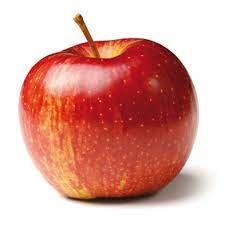
#> input picture pomme.jpg, 225 x 225 px
$ jupyter execute --allow-errors hog+mlp.ipynb   (older library calls are emulated)
#> lines starting #> are read from the running program, lines starting #| are printed output that depends on the picture
[cell 1]
#########IMPORT##########
import cv2
import numpy as np
import matplotlib.pyplot as plt
import time as t

from skimage.io import imread
from skimage.feature import hog
from skimage.transform import resize
import os

from sklearn import datasets
from sklearn.neural_network import MLPClassifier

from sklearn.datasets import fetch_openml
from sklearn.model_selection import train_test_split

#########CODE##############

# On récupère les images et leur label
start_time = t.time()
img = []
label = []
for root, __, files in os.walk('./fruits/'):
  path = root + '/'
  print(path)
  nom = path.replace('./fruits/','')
  nom = nom.replace("/", '')
  print(nom)
  for file in files:
    img.append( cv2.imread(root + '/' + file) )
    label.append(nom)


# On découpe aléatoirement en train et test
xtrain,  xtest,  ytrain,  ytest  =  train_test_split(img,  label, train_size=0.7)
#> xtrain = 1 item; xtest = 1 item; ytrain = ['Apple Golden']; ytest = ['Apple Crimson Snow']


# Créer tous les HOGs.
def preprocessing(images):
  Fd, Hog = [], []
  for img in images:
    res = hog(img, orientations=9, pixels_per_cell=(8, 8), cells_per_block=(2, 2), visualize=True, multichannel=True)

    Fd.append(res[0])
    Hog.append(res[1])
#> this loop made 1 pass
#> after the loop, Fd = 1 item; Hog = 1 item

  return Fd, Hog


# On crée les hogs et on fit
HogTrain = preprocessing(xtrain)[1] #parametre à changer
#> HogTrain = 1 item
for i in range(len(HogTrain)):
  HogTrain[i] = HogTrain[i].flatten() # utile ici, pas tout le temps ?

clf = MLPClassifier(random_state=1, max_iter=100, hidden_layer_sizes = (50), verbose = False, early_stopping=True)
#> (the rest of this cell did not finish here and is left out)

[cell 2]
pom = plt.imread("./pomme.jpg")
#> pom is the input picture: shape (225, 225, 3); mean R, G, B 220.7, 166.4, 157.7
print(len(pom[0]))
#| 225

[cell 3]
pomr = resize(pom,(100,100))
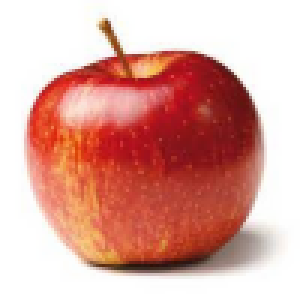
#> pomr: shape (100, 100, 3) float64 (shown 3 times larger); mean R, G, B 0.865, 0.652, 0.618
_ , h = hog(pomr, orientations=9, pixels_per_cell=(8, 8), cells_per_block=(2, 2), visualize=True, multichannel=True)
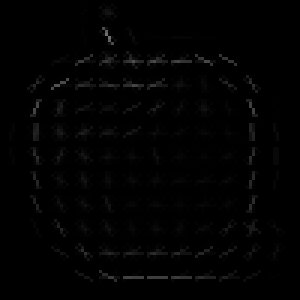
#> h: shape (100, 100) float64 (shown 3 times larger); min 0, max 0.439, mean 0.00897
plt.imshow(h)

[cell 4]
print(clf.predict([h.flatten()]))
#| ['Apple Golden']
print(len(h.flatten()))
#| 10000
